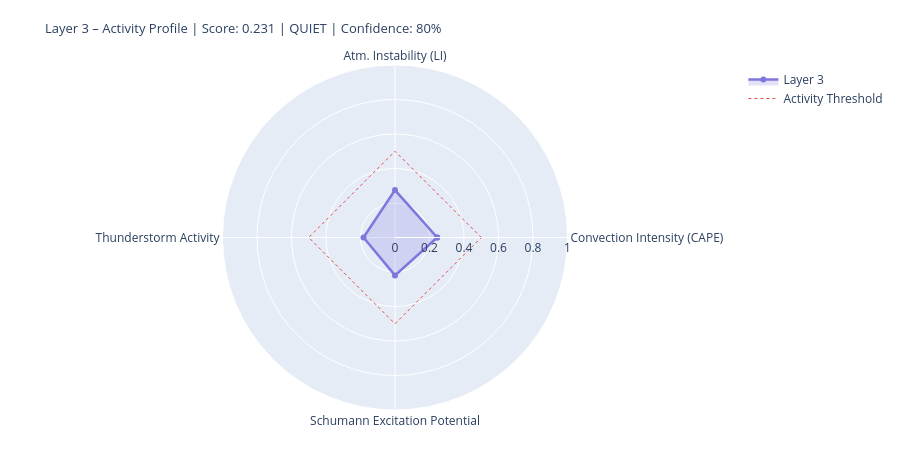

Notebook code for this chart:
### Markdown cell above
---
## 4. State Assessment & Handoff to Layer 4/5

### Code cell
# ============================================================
# LAYER-3-SCORE
# Five dynamic components
# ============================================================

def norm(v, lo, hi):
    if v is None or (isinstance(v, float) and math.isnan(v)): return None
    return round(max(0.0, min(1.0, (v - lo) / (hi - lo))), 4)

# --- 1) Convection intensity (global CAPE mean) ---
cape_mean = df_atm['cape'].dropna().mean() if not df_atm.empty else None
conv_score = norm(cape_mean, 0, 3000)
conv_src   = 'primary' if cape_mean is not None else 'missing'

# --- 2) Atmospheric instability (LI mean) ---
li_mean   = df_atm['li'].dropna().mean() if not df_atm.empty else None
# Negative LI = unstable → higher score
instab_score = norm(-li_mean if li_mean is not None else None, -6, 6)
instab_src   = 'primary' if li_mean is not None else 'missing'

# --- 3) Thunderstorm activity (mean thunder score + WMO count) ---
thunder_mean = df_atm['thunder_score'].mean() if not df_atm.empty else None
n_thunder    = int(df_atm['thunderstorm'].sum()) if not df_atm.empty else 0
thunder_score_val = norm(
    (thunder_mean or 0) * 0.7 + n_thunder * 0.1, 0, 1.0
) if thunder_mean is not None else None
thunder_src = 'primary'

# --- 4) Schumann excitation potential (weighted Schumann contribution) ---
schumann_pot = df_atm['schumann_contribution'].mean() if not df_atm.empty else None
# Boosted by Layer-2 thunderstorm trigger
if schumann_pot is not None and l2_thunder:
    schumann_pot = min(1.0, schumann_pot * 1.2)
schumann_score = norm(schumann_pot, 0, 1.0) if schumann_pot is not None else None
schumann_src   = 'derived'

# --- 5) Storm activity (NASA EONET) ---
# Distinction: None = data not loaded, 0.0 = loaded but no events
storm_score = None
storm_src   = 'missing'
if raw.get('storms') is not None:          # API reached successfully
    storm_score = norm(len(storm_events), 0, 30) if storm_events else 0.0
    storm_src   = 'primary'

# X-Ray and Kp: context only, not in dynamic score
# (X-Ray = Layer-0/4 driver; Kp = geomagnetic index, not a lightning proxy)
xray_context = None
if raw.get('xray'):
    df_xc = pd.DataFrame(raw['xray'])
    fc = next((c for c in df_xc.columns
               if any(k in c.lower() for k in ['flux','long']) and 'time' not in c.lower()),
              df_xc.columns[1])
    df_xc[fc] = pd.to_numeric(df_xc[fc], errors='coerce')
    xray_last = df_xc[fc].dropna().iloc[-1] if not df_xc[fc].dropna().empty else None
    if xray_last:
        xray_class = ('X' if xray_last>=1e-4 else 'M' if xray_last>=1e-5
                      else 'C' if xray_last>=1e-6 else 'B')
        xray_context = {'flux': float(xray_last), 'class': xray_class}
        print(f'X-Ray context: {xray_class}-class ({xray_last:.2e} W/m²)')

# --- Aggregate ---
COMPONENTS = {
    'Convection Intensity (CAPE)':  {'score': conv_score,       'source': conv_src,    'dynamic': True},
    'Atm. Instability (LI)':         {'score': instab_score,     'source': instab_src,  'dynamic': True},
    'Thunderstorm Activity':              {'score': thunder_score_val, 'source': thunder_src, 'dynamic': True},
    'Schumann Excitation Potential':   {'score': schumann_score,   'source': schumann_src,'dynamic': True},
    'Active Storm Events (EONET)': {'score': storm_score,      'source': storm_src,   'dynamic': True},
}

available   = {k: v['score'] for k, v in COMPONENTS.items() if v['score'] is not None}
unavailable = [k for k, v in COMPONENTS.items() if v['score'] is None]
layer3_score = round(sum(available.values()) / len(available), 4) if available else None
confidence   = round(len(available) / len(COMPONENTS), 2)
level = ('unknown' if layer3_score is None
         else 'quiet'   if layer3_score < 0.3
         else 'moderate' if layer3_score < 0.6
         else 'active')
dominant_l3 = max(available, key=available.get) if available else 'none'

# --- Ausgabe ---
W = 68
print('=' * W)
print('LAYER 3 – ATMOSPHERE / WEATHER / THUNDERSTORMS – STATE ASSESSMENT')
print('=' * W)
for name, comp in COMPONENTS.items():
    s = comp['score']
    if s is not None:
        bar = '█' * int(s * 20) + '░' * (20 - int(s * 20))
        print(f'  {name:<36} {bar}  {s:.3f}  [{comp["source"]}]')
    else:
        print(f'  {name:<36} {"─" * 20}  n/a   [missing]')
print('-' * W)
print(f'  Score:        {layer3_score:.3f}  ({len(available)}/{len(COMPONENTS)} components)')
print(f'  Confidence:   {confidence:.0%}')
print(f'  Level:        {level.upper()}')
print(f'  Dominant:     {dominant_l3}')
print(f'  CAPE mean:    {cape_mean:.0f} J/kg' if cape_mean else '  CAPE mean:    n/a')
print(f'  LI mean:      {li_mean:.1f} K' if li_mean is not None else '  LI mean:      n/a')
print(f'  Thunderstorms:{n_thunder} points (WMO)  +  {len(storm_events)} NASA EONET')
print('=' * W)

# Radar
cats   = list(available.keys())
vals_r = list(available.values())
if len(cats) >= 3:
    fig = go.Figure()
    fig.add_trace(go.Scatterpolar(
        r=vals_r + [vals_r[0]], theta=cats + [cats[0]],
        fill='toself', fillcolor='rgba(127,119,221,0.22)',
        line=dict(color='#7F77DD', width=2.5), name='Layer 3'
    ))
    fig.add_trace(go.Scatterpolar(
        r=[0.5] * (len(cats)+1), theta=cats + [cats[0]],
        line=dict(color='#E24B4A', dash='dot', width=1),
        mode='lines', name='Activity Threshold'
    ))
    fig.update_layout(
        title=dict(
            text=f'Layer 3 – Activity Profile | Score: {layer3_score:.3f} | {level.upper()} | Confidence: {confidence:.0%}',
            font=dict(size=13)
        ),
        polar=dict(radialaxis=dict(visible=True, range=[0, 1])),
        height=450, showlegend=True,
        margin=dict(l=60, r=60, t=65, b=40)
    )
    fig.show()

### Figure 1 — Plotly figure (JSON) as saved in the notebook; plotly's stock layout.template omitted (floating-point values rounded to 4 significant figures)
{"data": [{"fill": "toself", "fillcolor": "rgba(127,119,221,0.22)", "line": {"color": "#7F77DD", "width": 2.5}, "name": "Layer 3", "r": [0.2447, 0.275, 0.1826, 0.2196, 0.2447], "theta": ["Convection Intensity (CAPE)", "Atm. Instability (LI)", "Thunderstorm Activity", "Schumann Excitation Potential", "Convection Intensity (CAPE)"], "type": "scatterpolar"}, {"line": {"color": "#E24B4A", "dash": "dot", "width": 1}, "mode": "lines", "name": "Activity Threshold", "r": [0.5, 0.5, 0.5, 0.5, 0.5], "theta": ["Convection Intensity (CAPE)", "Atm. Instability (LI)", "Thunderstorm Activity", "Schumann Excitation Potential", "Convection Intensity (CAPE)"], "type": "scatterpolar"}], "layout": {"height": 450, "margin": {"b": 40, "l": 60, "r": 60, "t": 65}, "polar": {"radialaxis": {"range": [0, 1], "visible": true}}, "showlegend": true, "title": {"font": {"size": 13}, "text": "Layer 3 – Activity Profile | Score: 0.231 | QUIET | Confidence: 80%"}}}
